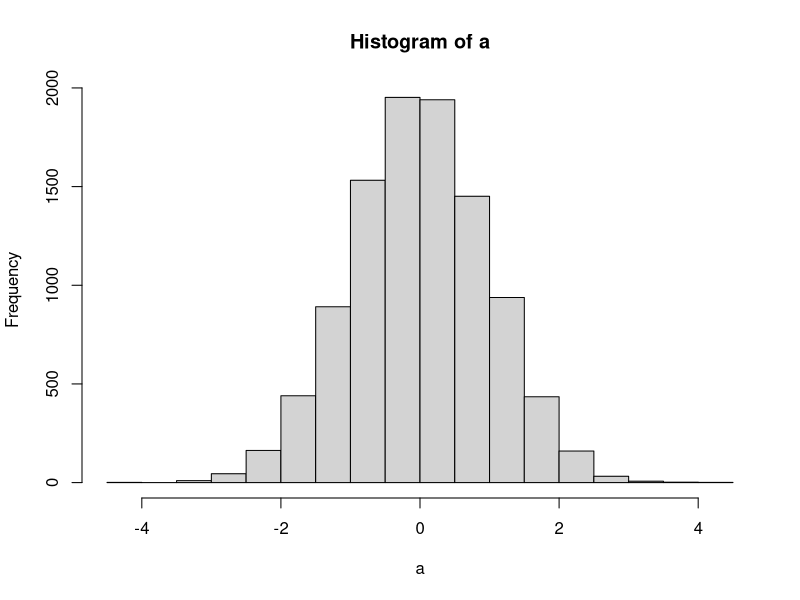

The R source for this figure:
library("dplyr")
rm(list=ls());cat("\014")

a = rnorm(10000)
hist(a)

sample(1:40,50, replace = T)

sample(c("H","T"), 20, replace = T) %>% sort
sample(c("H","T"), 100, replace = T) %>% sort %>% table
sample(c("H","T"), 100, replace = T, prob = c(0.9,0.1)) %>% sort %>% table